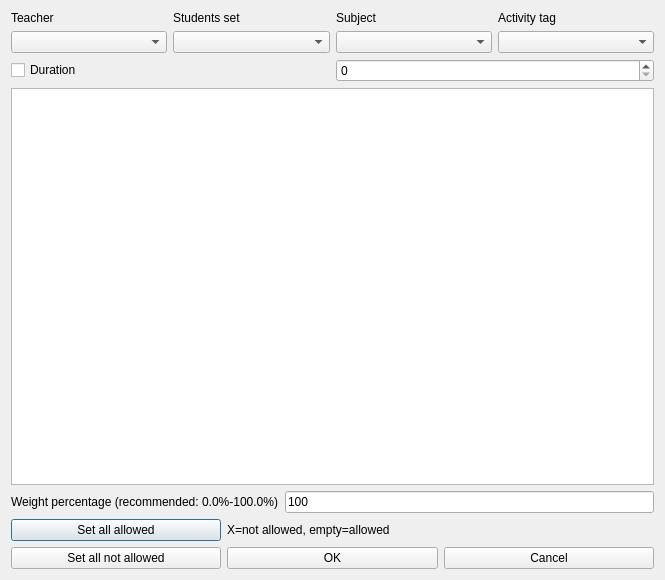
<?xml version="1.0" encoding="UTF-8"?>
<ui version="4.0">
 <class>ModifyConstraintActivitiesPreferredTimeSlotsForm_template</class>
 <widget class="QDialog" name="ModifyConstraintActivitiesPreferredTimeSlotsForm_template">
  <property name="geometry">
   <rect>
    <x>0</x>
    <y>0</y>
    <width>665</width>
    <height>580</height>
   </rect>
  </property>
  <property name="windowTitle">
   <string extracomment="This is the title of the dialog to modify a constraint of this type">Modify activities preferred time slots</string>
  </property>
  <layout class="QGridLayout" name="gridLayout">
   <item row="0" column="0">
    <layout class="QGridLayout" name="filterGridLayout">
     <item row="1" column="0">
      <widget class="QComboBox" name="teachersComboBox"/>
     </item>
     <item row="1" column="3">
      <widget class="QComboBox" name="activityTagsComboBox"/>
     </item>
     <item row="1" column="2">
      <widget class="QComboBox" name="subjectsComboBox"/>
     </item>
     <item row="0" column="3">
      <widget class="QLabel" name="activityTagsTextLabel">
       <property name="text">
        <string>Activity tag</string>
       </property>
       <property name="wordWrap">
        <bool>false</bool>
       </property>
      </widget>
     </item>
     <item row="0" column="0">
      <widget class="QLabel" name="teachersTextLabel">
       <property name="text">
        <string>Teacher</string>
       </property>
       <property name="wordWrap">
        <bool>false</bool>
       </property>
      </widget>
     </item>
     <item row="1" column="1">
      <widget class="QComboBox" name="studentsComboBox"/>
     </item>
     <item row="0" column="1">
      <widget class="QLabel" name="studentsTextLabel">
       <property name="text">
        <string>Students set</string>
       </property>
       <property name="wordWrap">
        <bool>false</bool>
       </property>
      </widget>
     </item>
     <item row="0" column="2">
      <widget class="QLabel" name="subjectsTextLabel">
       <property name="text">
        <string>Subject</string>
       </property>
       <property name="wordWrap">
        <bool>false</bool>
       </property>
      </widget>
     </item>
    </layout>
   </item>
   <item row="1" column="0">
    <layout class="QHBoxLayout" name="horizontalLayout">
     <item>
      <widget class="QCheckBox" name="durationCheckBox">
       <property name="text">
        <string>Duration</string>
       </property>
      </widget>
     </item>
     <item>
      <widget class="QSpinBox" name="durationSpinBox"/>
     </item>
    </layout>
   </item>
   <item row="2" column="0">
    <widget class="QTableWidget" name="preferredTimesTable"/>
   </item>
   <item row="3" column="0">
    <layout class="QHBoxLayout" name="weightBoxLayout">
     <item>
      <widget class="QLabel" name="weightTextLabel">
       <property name="frameShape">
        <enum>QFrame::NoFrame</enum>
       </property>
       <property name="frameShadow">
        <enum>QFrame::Plain</enum>
       </property>
       <property name="text">
        <string>Weight percentage (recommended: 0.0%-100.0%)</string>
       </property>
       <property name="wordWrap">
        <bool>false</bool>
       </property>
      </widget>
     </item>
     <item>
      <widget class="QLineEdit" name="weightLineEdit">
       <property name="text">
        <string notr="true">100</string>
       </property>
      </widget>
     </item>
    </layout>
   </item>
   <item row="4" column="0">
    <layout class="QGridLayout" name="buttonsGridLayout">
     <item row="0" column="0">
      <widget class="QPushButton" name="setAllAllowedPushButton">
       <property name="text">
        <string comment="It refers to time slots">Set all allowed</string>
       </property>
      </widget>
     </item>
     <item row="0" column="1" colspan="2">
      <widget class="QLabel" name="label">
       <property name="text">
        <string extracomment="This is an explanation in a dialog for a constraint. It says that symbol X means that this slot is not allowed, and an empty cell means that the slot is allowed">X=not allowed, empty=allowed</string>
       </property>
      </widget>
     </item>
     <item row="1" column="0">
      <widget class="QPushButton" name="setAllNotAllowedPushButton">
       <property name="text">
        <string comment="It refers to time slots">Set all not allowed</string>
       </property>
      </widget>
     </item>
     <item row="1" column="1">
      <widget class="QPushButton" name="okPushButton">
       <property name="text">
        <string>OK</string>
       </property>
      </widget>
     </item>
     <item row="1" column="2">
      <widget class="QPushButton" name="cancelPushButton">
       <property name="text">
        <string>Cancel</string>
       </property>
      </widget>
     </item>
    </layout>
   </item>
  </layout>
 </widget>
 <layoutdefault spacing="6" margin="11"/>
 <resources/>
 <connections/>
</ui>
